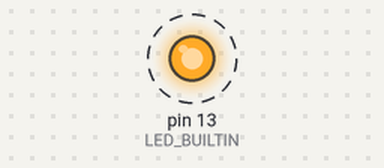
The sketch below on a simulated Arduino Uno, built with avr-gcc and run on an emulated ATmega328P. On the bench: output pins drawn as LEDs (lit = HIGH). Dashed ring = blinking. What the sketch prints to the serial monitor is not drawn.

Above: at 0.5 s.
Timing chart, 0 to 4.6 s (numbered marks = the images above):
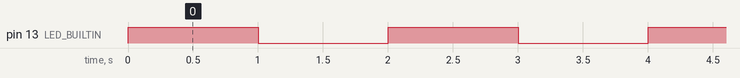

The sketch:

funcion-intercambia-blink.ino
```cpp
//Código escrito por para HUECAT ESPAÑA
//Ejemplo de intercambiar dos valores con punteros.


void setup() {
  Serial.begin (115200);
  pinMode(LED_BUILTIN, OUTPUT);

  int a = 4;
  int b = 7;
  Serial.println(a);
  Serial.println(b);


  intercambia(&a, &b);
  Serial.println("------------");
  Serial.println(a);
  Serial.println(b);

}
void intercambia(int *x, int *y) {
  int z = *x;
  *x = *y;
  *y = z;
}

// the loop function runs over and over again forever
void loop() {
  digitalWrite(LED_BUILTIN, HIGH);   // turn the LED on (HIGH is the voltage level)
  delay(1000);                       // wait for a second
  digitalWrite(LED_BUILTIN, LOW);    // turn the LED off by making the voltage LOW
  delay(1000);                       // wait for a second
}
```

Measured:
- by itself, pin 13 (LED_BUILTIN): alternates HIGH for 1.0 s and LOW for 1.0 s
